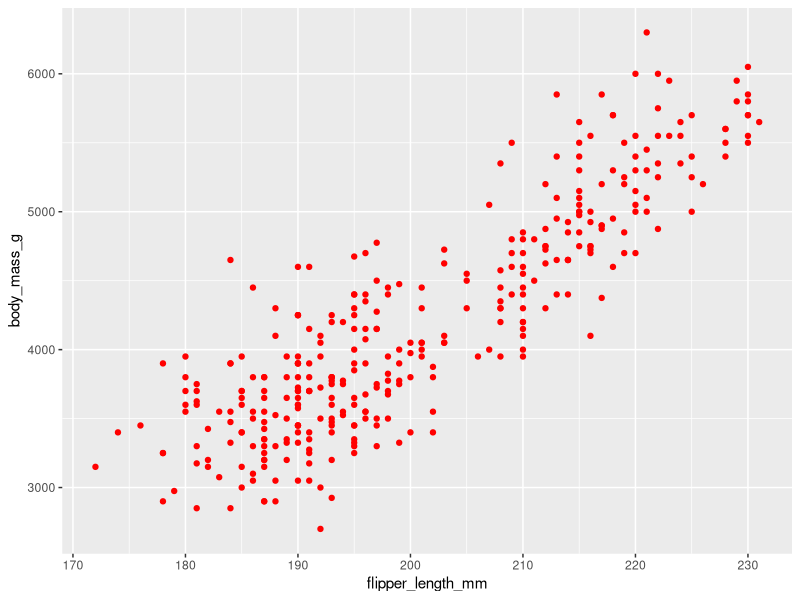
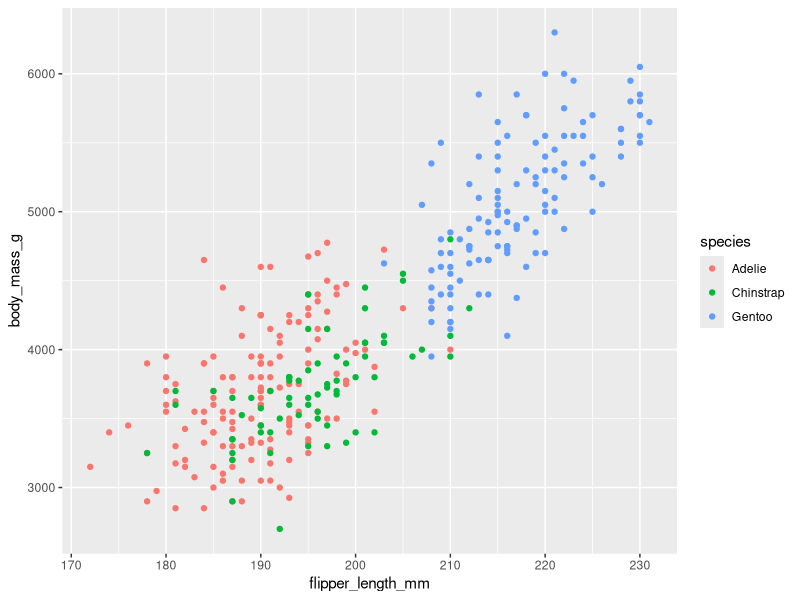
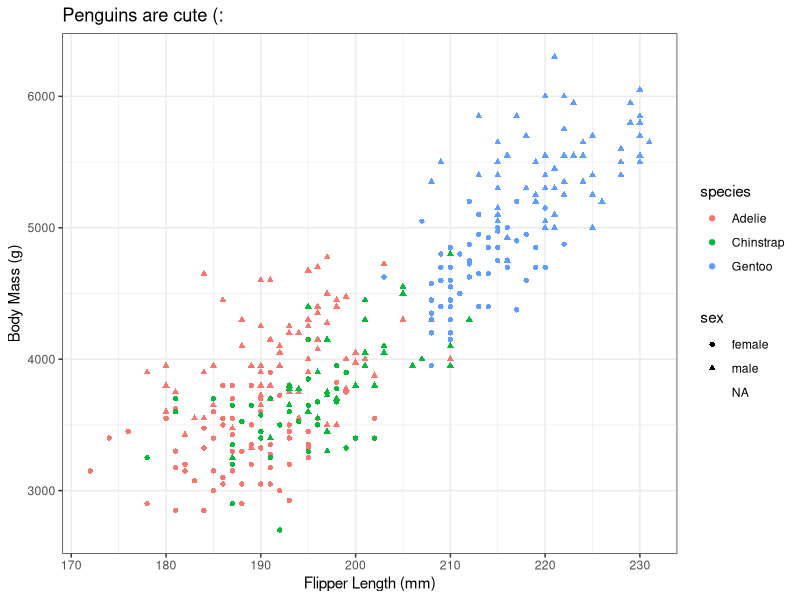
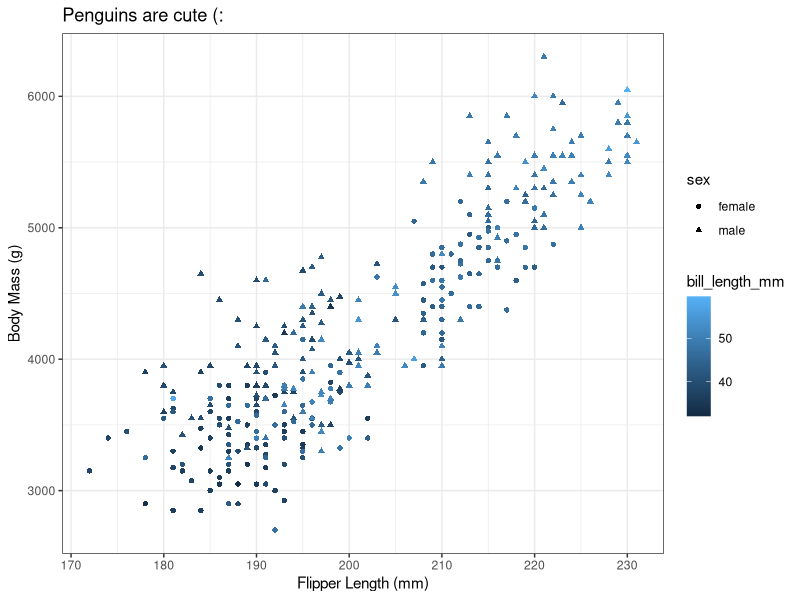
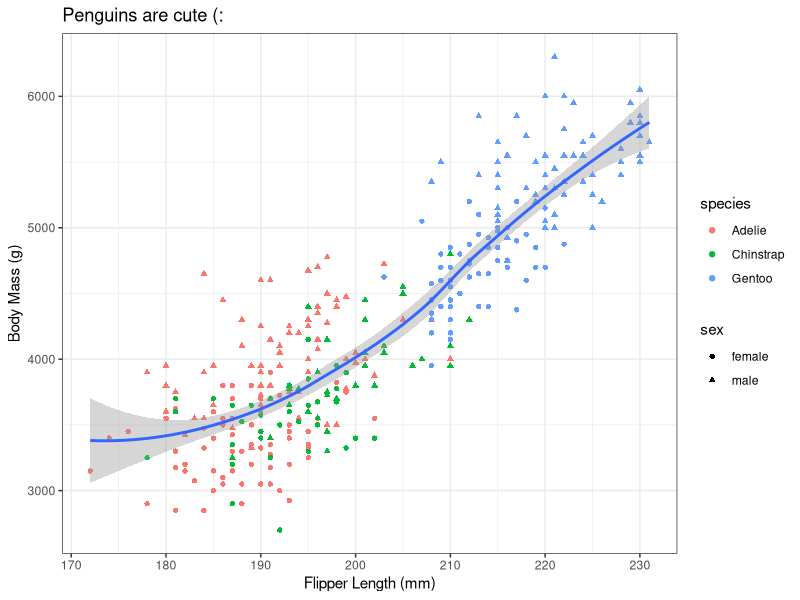
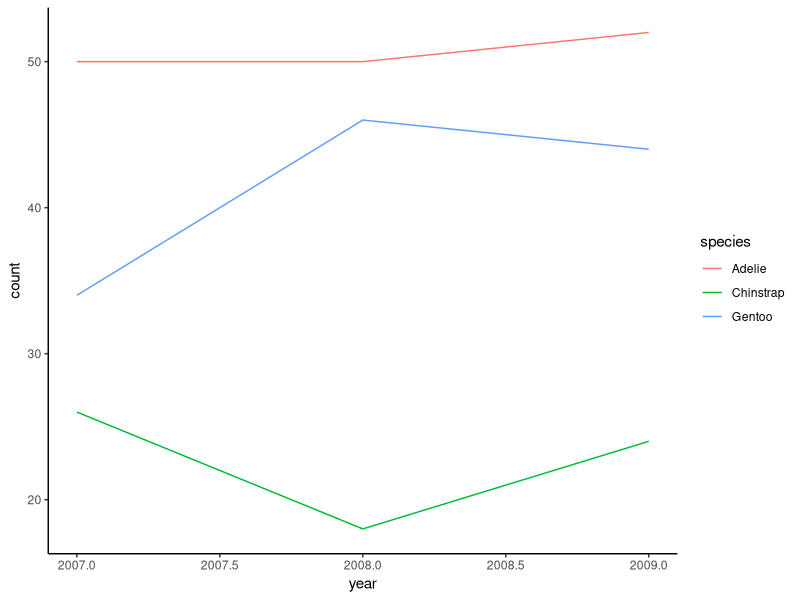
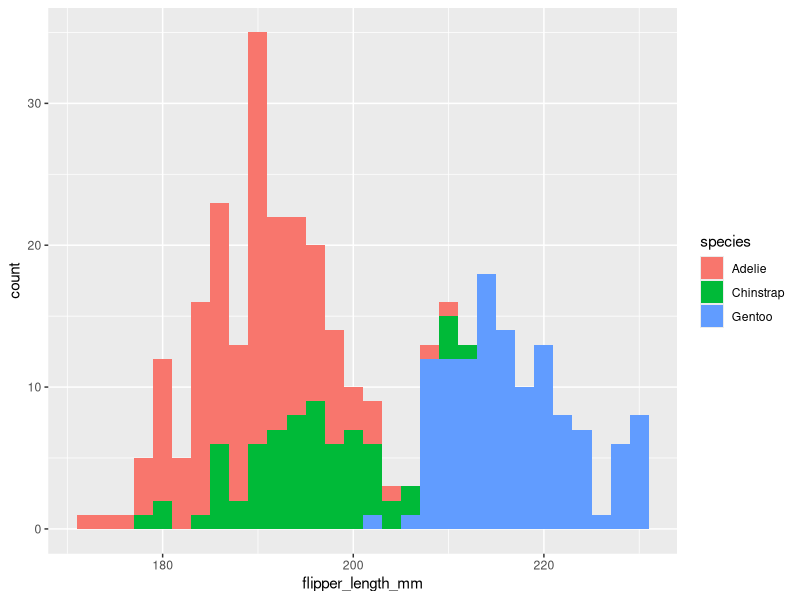
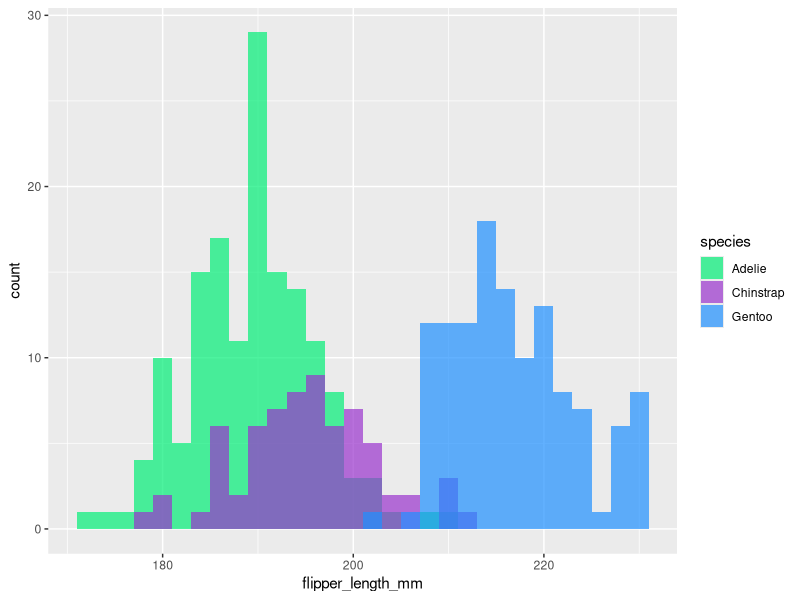

The R source for these figures, in order:
# 2025-02-20 ggplot

library(tidyverse)
library(palmerpenguins)

find("filter")

gentoo = penguins %>%
  dplyr::filter(species== "Gentoo") %>%  #from dpylr package use filter function
  dplyr::select(-body_mass_g) %>%  #remove bosy mass from data frame
  print()

###########
#GGPLOT- Scatterplot
###########
head(penguins)

#putting data first specifies use this data for every line of code I write
#aes() is just aesthetics, and it maps aesthetics of my plot to a data set
#aes is a function to relate to your data set so if I want color species I need to add within parantheses of aes, if I just want dots differnt color throw it outside 
#warning two rows missing because we had NAs
ggplot(data = penguins)+
  geom_point(aes(x=flipper_length_mm, y= body_mass_g), color= "red")

ggplot(data = penguins)+
  geom_point(aes(x=flipper_length_mm, y= body_mass_g, color= species)) # can assign color to my factors so here each penguin is a different color 

penguins_no_nas = penguins %>%
  filter(!is.na(body_mass_g)) #can make a plot with this and makes no warning now for above plots 

ggplot(data = penguins_no_nas)+
  geom_point(aes(x=flipper_length_mm, y= body_mass_g, color= species, shape= sex)) +
  xlab("Flipper Length (mm)")+
  ylab("Body Mass (g)")+
  ggtitle("Penguins are cute (:")+
  theme_bw()

penguins_no_nas = penguins %>%
  filter(!is.na(sex)) #now on graph na is removed from legend 
#add bill length
ggplot(data = penguins_no_nas)+
  geom_point(aes(x=flipper_length_mm, y= body_mass_g, color= bill_length_mm, shape= sex)) +
  xlab("Flipper Length (mm)")+
  ylab("Body Mass (g)")+
  ggtitle("Penguins are cute (:")+
  theme_bw()
#geom_smooth= shows trends in data ie increasing or decreasing
ggplot(data = penguins_no_nas)+
  geom_point(aes(x=flipper_length_mm, y= body_mass_g, color= species, shape= sex)) +
  geom_smooth(aes(x=flipper_length_mm, y= body_mass_g))+
  xlab("Flipper Length (mm)")+
  ylab("Body Mass (g)")+
  ggtitle("Penguins are cute (:")+
  theme_bw()
###EXERCISE 2.1

####LINE PLOTS
#is sampling effort the same across all years?? (ts= timeseries)
#how many penguins are counted each year? is it the same each year?

penguin_ts = penguins %>% 
  group_by(species, year) %>%
  summarize(count=n())
penguin_ts

#saw that sampled less chinstrap penguins 
ggplot(data = penguin_ts) +
  geom_line(aes(x= year, y= count, color= species)) + # since i put color as species it drew 3 separate lines for my penguins and not one continuous line
  theme_classic()

#####HISTOGRAMS- 1 dimensional

#this shows us two modes very big penguins and some little
# fill= just means fill my polygon with a color dont just outline it (which color= does)
ggplot(data = penguins)+
  geom_histogram(aes(x= flipper_length_mm, fill= species), binwidth = 2) # binwidth=2 means I want each bar to equal 2 bars of data

#making seperate and not stacked bars
#scale fill manual and values is just that I want my colors to be a certain color 
#can use colors() and provdes you every color you can use for graph
ggplot(data = penguins)+
  geom_histogram(aes(x= flipper_length_mm, fill= species), 
                 binwidth = 2, position = "identity", alpha= 0.7) + # alpha is transparency so that you can see if any adelie behind chinstrap
          scale_fill_manual(values = c("springgreen2", "darkorchid3", "dodgerblue1"))

##can use national center of ecology NCEAS UCSB to find colors 
penguins %>% distinct(species) #see order of variables coloring 

######BOXPLOT
#boxplot (box is interquartile range, line in middle is median, and the vertical lines are extremes, and points on top of line is outlier)
#define what each thing in boxplot means in figure caption
#DO NOT USE SIMPLE BOXPLOT BELOW FOR HW OR PRESENTATION
ggplot(data = penguins) +
  geom_boxplot(aes(x= species, y= flipper_length_mm))

#can use this but hides sample size 
ggplot(data = penguins) +
  geom_boxplot(aes(x= species, y= flipper_length_mm))+
  geom_point(aes(x=species, y = flipper_length_mm))

#BEST BOX PLOT
ggplot(data = penguins) +
  geom_boxplot(aes(x= species, y= flipper_length_mm))+
  geom_jitter(aes(x=species, y = flipper_length_mm, color= species), width = 0.2) #width made the points closer to middle of box

####BARCHARTS

ggplot(data= penguins) +
  geom_bar(aes(x= sex, fill= species))
#facet wrap (~species)make me a different panel for each category (so each different species of penguins)
#do not forget ~
ggplot(data= penguins) +
  geom_bar(aes(x= sex, fill= species)) +
  facet_wrap(~species, nrow=3)  #nrow changes how many panels per each row 
  
ggplot(data= penguins) +
  geom_bar(aes(x= island, fill= species)) +
  facet_wrap(~species, nrow=3) +
  coord_flip()

####Saving plot
#if want pdf change device to pdf and end of figure name
#save as png because it doesn't lose resolution when you move it across documents
#always make save line under plot you want 
ggsave(filename = "figures/penguins_islands_species.png", 
       device = "png", units="in", width=5, height= 7, dpi= 300)


##EXERCISE 2.2
ggplot(data = penguins)+
  geom_point(aes(x= bill_length_mm, y= bill_depth_mm, color= sex)) +
  facet_wrap( ~species, scales= "free") +
  theme_minimal()
#scale= free means chnages y axis scales so it meets each penguin 